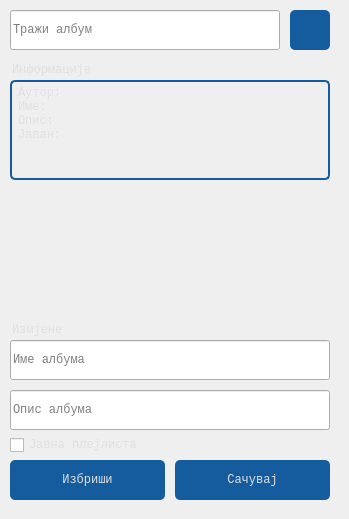
       <widget class="QWidget" name="page_playlist">
        <property name="styleSheet">
         <string notr="true">QPushButton#btn_search_playlist, #btn_playlist_delete, #btn_playlist_save{
	background-color: rgb(20, 92, 158);
	color: rgb(224, 224, 226);
	border-radius: 5px;
}
QPushButton#btn_search_playlist:hover, #btn_playlist_delete:hover, #btn_playlist_save:hover {
	background-color: rgb(19, 55, 88);
}
QPushButton#btn_search_playlist:pressed, #btn_playlist_delete:pressed, #btn_playlist_save:pressed {
	background-color: rgb(19, 37, 53);
}
QPlainTextEdit#info_playlist {
	color: rgb(224,224,226);
	background-color:rgba(0,0,0,0);
	border: 2px solid rgb(20,92,158);
	border-radius: 5px;
	padding-left: 2px;
}</string>
        </property>
        <widget class="QPushButton" name="btn_search_playlist">
         <property name="geometry">
          <rect>
           <x>290</x>
           <y>10</y>
           <width>40</width>
           <height>40</height>
          </rect>
         </property>
         <property name="font">
          <font>
           <family>Courier New</family>
           <pointsize>9</pointsize>
           <weight>50</weight>
           <bold>false</bold>
          </font>
         </property>
         <property name="styleSheet">
          <string notr="true">QPushButton#btn_search_playlist {
	border-image: url(:/icons/images/icons/search.png);
}
QPushButton#btn_search_playlist:hover {
	border-image: url(:/icons/images/icons/hover_search.png);
}</string>
         </property>
         <property name="text">
          <string/>
         </property>
        </widget>
        <widget class="QLineEdit" name="input_playlist">
         <property name="geometry">
          <rect>
           <x>10</x>
           <y>10</y>
           <width>270</width>
           <height>40</height>
          </rect>
         </property>
         <property name="font">
          <font>
           <family>Courier New</family>
           <pointsize>9</pointsize>
          </font>
         </property>
         <property name="styleSheet">
          <string notr="true"/>
         </property>
         <property name="echoMode">
          <enum>QLineEdit::Normal</enum>
         </property>
         <property name="alignment">
          <set>Qt::AlignLeading|Qt::AlignLeft|Qt::AlignVCenter</set>
         </property>
         <property name="placeholderText">
          <string>Тражи албум</string>
         </property>
         <property name="clearButtonEnabled">
          <bool>true</bool>
         </property>
        </widget>
        <widget class="QWidget" name="widget_playlist" native="true">
         <property name="geometry">
          <rect>
           <x>0</x>
           <y>50</y>
           <width>340</width>
           <height>460</height>
          </rect>
         </property>
         <widget class="QPushButton" name="btn_playlist_delete">
          <property name="geometry">
           <rect>
            <x>10</x>
            <y>410</y>
            <width>155</width>
            <height>40</height>
           </rect>
          </property>
          <property name="font">
           <font>
            <family>Courier New</family>
            <pointsize>9</pointsize>
            <weight>50</weight>
            <bold>false</bold>
           </font>
          </property>
          <property name="styleSheet">
           <string notr="true"/>
          </property>
          <property name="text">
           <string>Избриши</string>
          </property>
         </widget>
         <widget class="QPushButton" name="btn_playlist_save">
          <property name="geometry">
           <rect>
            <x>175</x>
            <y>410</y>
            <width>155</width>
            <height>40</height>
           </rect>
          </property>
          <property name="font">
           <font>
            <family>Courier New</family>
            <pointsize>9</pointsize>
            <weight>50</weight>
            <bold>false</bold>
           </font>
          </property>
          <property name="styleSheet">
           <string notr="true"/>
          </property>
          <property name="text">
           <string>Сачувај</string>
          </property>
         </widget>
         <widget class="QLabel" name="admin_7">
          <property name="geometry">
           <rect>
            <x>12</x>
            <y>260</y>
            <width>320</width>
            <height>40</height>
           </rect>
          </property>
          <property name="font">
           <font>
            <family>Courier New</family>
            <pointsize>9</pointsize>
            <weight>50</weight>
            <bold>false</bold>
           </font>
          </property>
          <property name="styleSheet">
           <string notr="true">color: rgb(224, 224, 226);</string>
          </property>
          <property name="text">
           <string>Измјене</string>
          </property>
          <property name="alignment">
           <set>Qt::AlignLeading|Qt::AlignLeft|Qt::AlignVCenter</set>
          </property>
         </widget>
         <widget class="QLineEdit" name="input_playlist_name">
          <property name="geometry">
           <rect>
            <x>10</x>
            <y>290</y>
            <width>320</width>
            <height>40</height>
           </rect>
          </property>
          <property name="font">
           <font>
            <family>Courier New</family>
            <pointsize>9</pointsize>
           </font>
          </property>
          <property name="styleSheet">
           <string notr="true"/>
          </property>
          <property name="echoMode">
           <enum>QLineEdit::Normal</enum>
          </property>
          <property name="alignment">
           <set>Qt::AlignLeading|Qt::AlignLeft|Qt::AlignVCenter</set>
          </property>
          <property name="placeholderText">
           <string>Име албума</string>
          </property>
          <property name="clearButtonEnabled">
           <bool>true</bool>
          </property>
         </widget>
         <widget class="QLineEdit" name="input_playlist_desc">
          <property name="geometry">
           <rect>
            <x>10</x>
            <y>340</y>
            <width>320</width>
            <height>40</height>
           </rect>
          </property>
          <property name="font">
           <font>
            <family>Courier New</family>
            <pointsize>9</pointsize>
           </font>
          </property>
          <property name="styleSheet">
           <string notr="true"/>
          </property>
          <property name="echoMode">
           <enum>QLineEdit::Normal</enum>
          </property>
          <property name="alignment">
           <set>Qt::AlignLeading|Qt::AlignLeft|Qt::AlignVCenter</set>
          </property>
          <property name="placeholderText">
           <string>Опис албума</string>
          </property>
          <property name="clearButtonEnabled">
           <bool>true</bool>
          </property>
         </widget>
         <widget class="QCheckBox" name="check_public">
          <property name="geometry">
           <rect>
            <x>10</x>
            <y>380</y>
            <width>320</width>
            <height>30</height>
           </rect>
          </property>
          <property name="font">
           <font>
            <family>Courier New</family>
           </font>
          </property>
          <property name="styleSheet">
           <string notr="true">color: rgb(224,224,226);</string>
          </property>
          <property name="text">
           <string>Јавна плејлиста</string>
          </property>
         </widget>
         <widget class="QLabel" name="admin_8">
          <property name="geometry">
           <rect>
            <x>12</x>
            <y>0</y>
            <width>320</width>
            <height>40</height>
           </rect>
          </property>
          <property name="font">
           <font>
            <family>Courier New</family>
            <pointsize>9</pointsize>
            <weight>50</weight>
            <bold>false</bold>
           </font>
          </property>
          <property name="styleSheet">
           <string notr="true">color: rgb(224, 224, 226);</string>
          </property>
          <property name="text">
           <string>Информације</string>
          </property>
          <property name="alignment">
           <set>Qt::AlignLeading|Qt::AlignLeft|Qt::AlignVCenter</set>
          </property>
         </widget>
         <widget class="QPlainTextEdit" name="info_playlist">
          <property name="geometry">
           <rect>
            <x>10</x>
            <y>30</y>
            <width>320</width>
            <height>100</height>
           </rect>
          </property>
          <property name="font">
           <font>
            <family>Courier New</family>
            <pointsize>9</pointsize>
           </font>
          </property>
          <property name="styleSheet">
           <string notr="true"/>
          </property>
          <property name="verticalScrollBarPolicy">
           <enum>Qt::ScrollBarAlwaysOff</enum>
          </property>
          <property name="horizontalScrollBarPolicy">
           <enum>Qt::ScrollBarAlwaysOff</enum>
          </property>
          <property name="readOnly">
           <bool>true</bool>
          </property>
          <property name="plainText">
           <string>Аутор:
Име:
Опис:
Јаван:</string>
          </property>
          <property name="placeholderText">
           <string>Унесите поруку...</string>
          </property>
         </widget>
        </widget>
       </widget>
